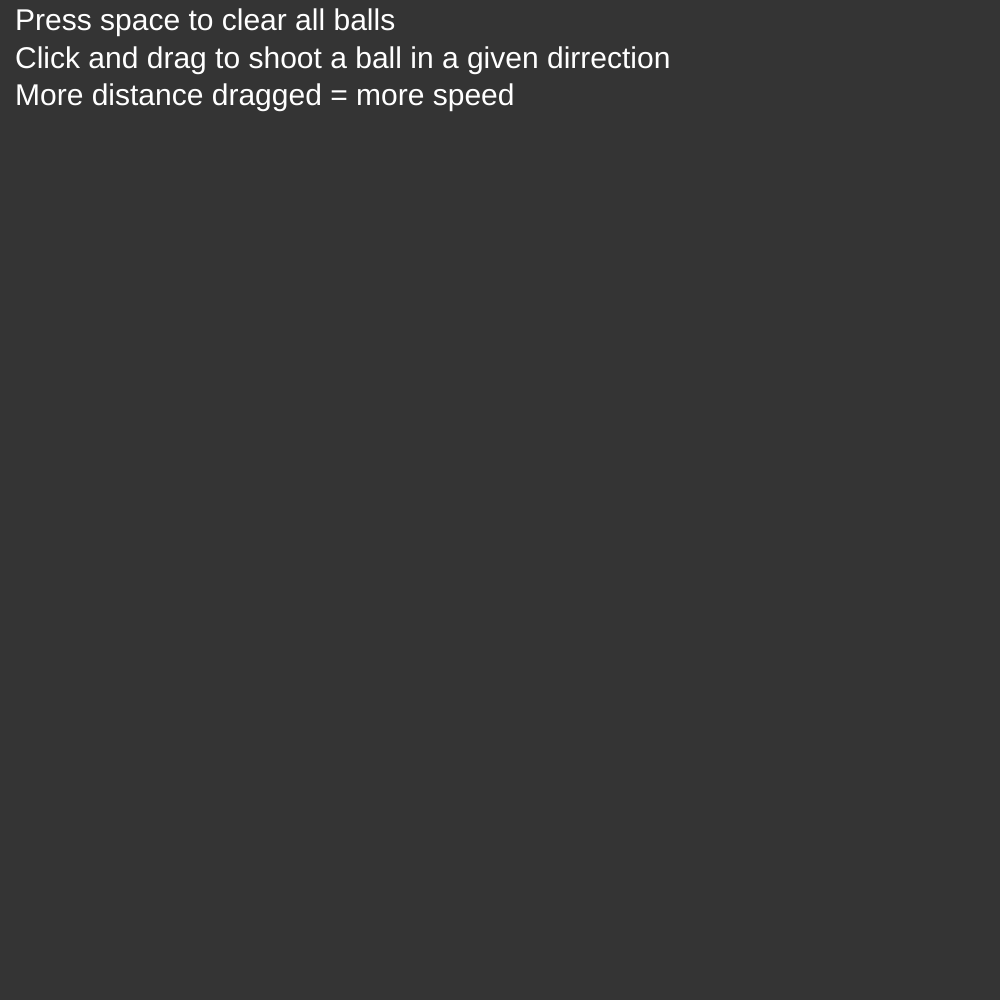
Frame 1 (no input)
Frame 60 (no input): identical to frame 1, image omitted
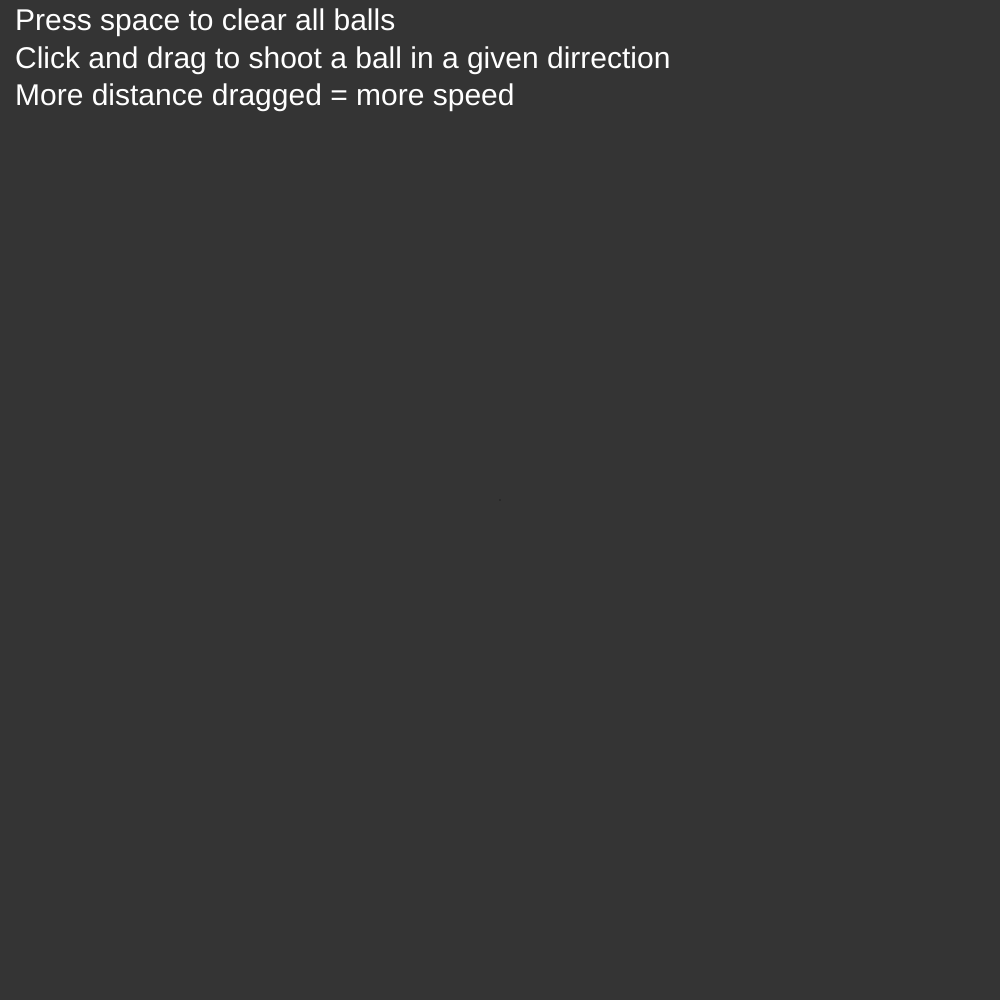
Frame 120 (the mouse pressed at the canvas centre since frame 60)

The p5.js sketch that drew these frames (run headless with seeded random() and noise() and a simulated clock; from frame 60 on, the mouse is pressed at the canvas centre):

// p5.js sketch
// ── sketch.js

let balls = [];
let mouseHeld = false;
let startX, startY;
function setup()
{
  createCanvas(1000,1000);
  background(52);
  frameRate(60);
}

function draw()
{
  background(52);
  fill(255);
  textSize(30);
  text('Press space to clear all balls\nClick and drag to shoot a ball in a given dirrection\nMore distance dragged = more speed',15,30);

  for(let i = 0; i < balls.length; i++)
  {

    balls[i].show();
    balls[i].step();
  }
  if(mouseHeld)
  line(startX,startY,mouseX,mouseY);

}

function keyPressed()
{

  if(key == ' ')
    balls = [];

}

function mousePressed()
{


mouseHeld = true;
startX = mouseX;
startY = mouseY;

}

function mouseReleased()
{
  let div = 10;
  let vX_ = ((startX - mouseX) / div)*-1;
  let vY_ = ((startY - mouseY) / div)*-1;
spawnBall(startX,startY,vX_,vY_);

mouseHeld = false;

}

function spawnBall(x,y,vX,vY)
{

  balls.push(new Ball(x,y,16,vX,vY));

}

class Ball
{
  constructor(x,y,r,vX,vY)
  {
    this.x = x;
    this.y = y;
    this.r = r;
    // this.vY = random(-10,10);
    // this.vX = random(-10,10);
    this.vX = vX;
    this.vY = vY;
    this._x = x;
    this._y = y;
    this.color = color(random(0,255),random(0,255),random(0,255));
  }

  show()
  {
    fill(this.color);
    ellipse(this.x,this.y,this.r,this.r);
    //ellipse(this._x,this._y,this.r,this.r);

  }

  step()
  {
    this.y = this.y + this.vY;
    this.vY = this.vY + 1;
    this.x = this.x + this.vX;
    if(this.y >= 1000 - 10)
    {
      this.vY = this.vY * -1;
      this.vY = this.vY + 1;

    }
    if(this.x >= 1000 - 8 || this.x <= 0 + 8)
    {
      this.vX = this.vX * -1;
      this.color = color(random(0,255),random(0,255),random(0,255));

    }
    if(this.y > 1000)
    {
      this.y = 1000;
    }


  }


}
